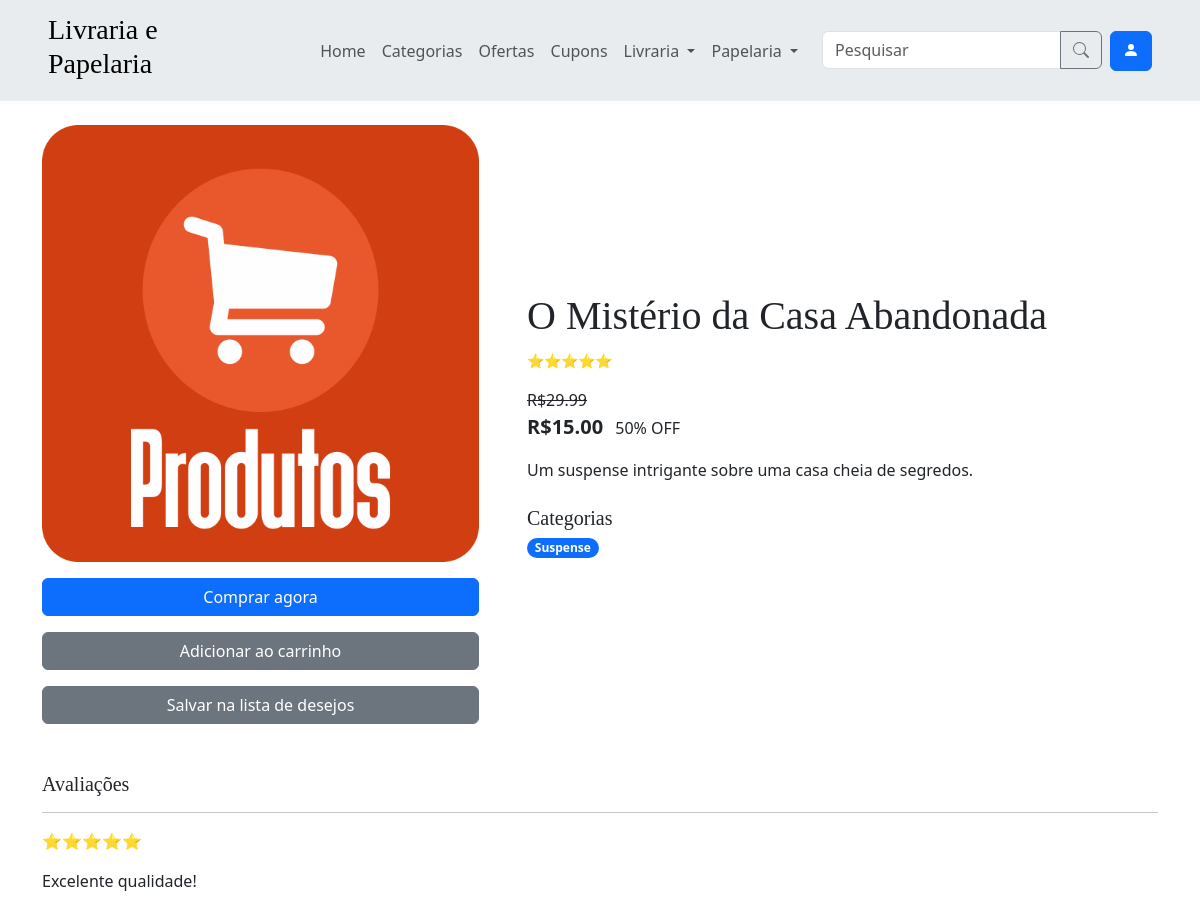
The page /produto/1 on the database as committed earlier.
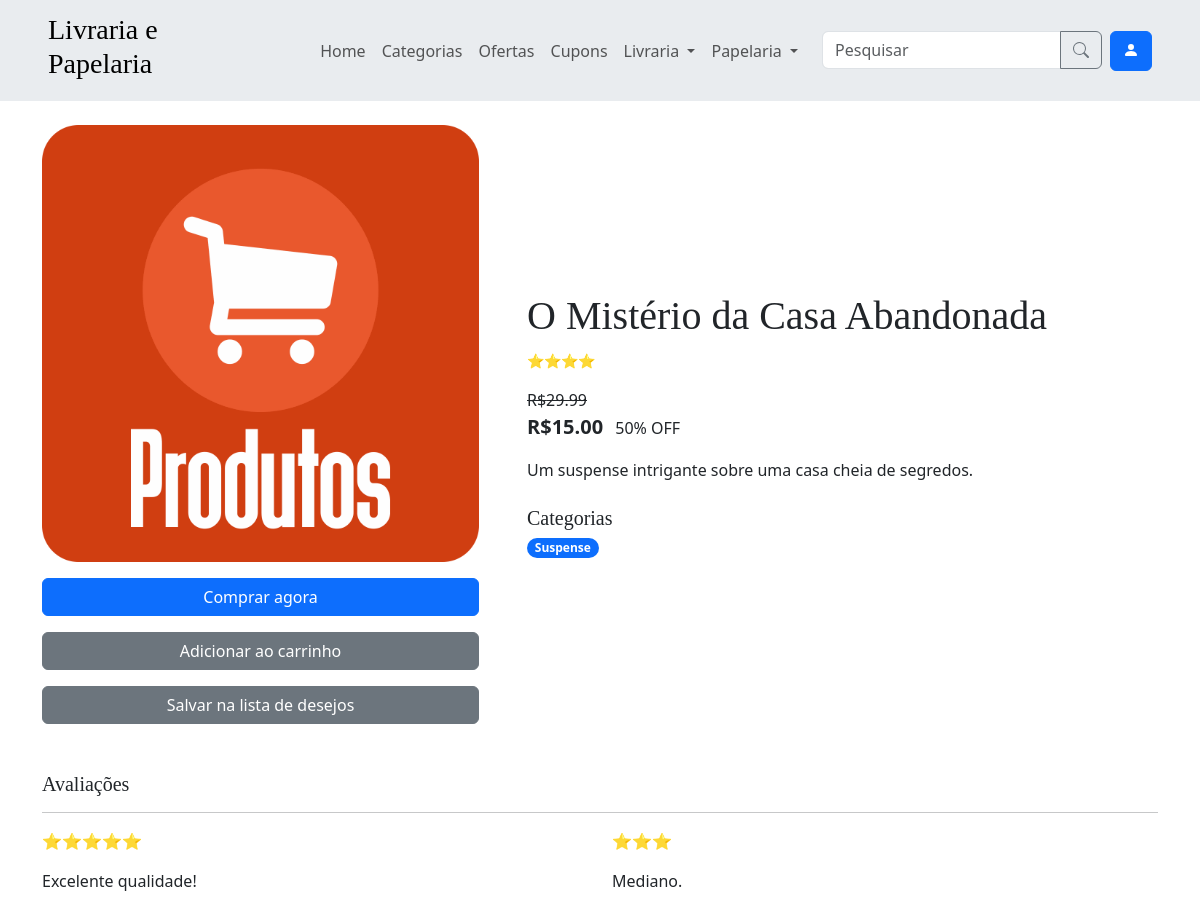
The same page on the database as committed later.
### app/models.py (models this page shows, shortened)
class Produto(models.Model):
    nome = models.CharField(max_length=50)
    preco = models.DecimalField(max_digits=10, decimal_places=2)
    descricao = models.TextField(null=True, blank=True)
    is_ativo = models.BooleanField(default=True)
    class Meta:
        verbose_name = verbose_name_plural = 'Produto'

class Categoria(models.Model):
    class TipoChoices(models.TextChoices):
        LIVRARIA = 'LIVRARIA', 'Livraria'
        PAPELARIA = 'PAPELARIA', 'Papelaria'
    nome = models.CharField(max_length=50)
    produtos = models.ManyToManyField(Produto)
    tipo = models.CharField(
        max_length=15,
        choices=TipoChoices.choices,
        null=True,
    )
    class Meta:
        verbose_name = verbose_name_plural = 'Categoria'

class Avaliacao(models.Model):
    class NotaChoices(models.TextChoices):
        UMA = '⭐', '⭐'
        DUAS = '⭐⭐', '⭐⭐'
        TRES = '⭐⭐⭐', '⭐⭐⭐'
        QUATRO = '⭐⭐⭐⭐', '⭐⭐⭐⭐'
        CINCO = '⭐⭐⭐⭐⭐', '⭐⭐⭐⭐⭐'
    compra_produto = models.OneToOneField(CompraProduto, on_delete=models.CASCADE, primary_key=True)
    nota = models.CharField(
        max_length=5,
        choices=NotaChoices.choices,
        null=True,
        blank=True
    )
    comentario = models.TextField(null=True, blank=True)
    class Meta:
        verbose_name = verbose_name_plural = 'Avaliacao'

### app/views.py (the view)
# urls.py: path('produto/<int:id_produto>', views.produto, name='produto'),
@user_passes_test(usuario_comum)
def produto(request, id_produto):
    produto = produtos_processor(request, Produto.objects.filter(id=id_produto))['produtos'][0]
    return render(request, 'produto.html', {'produto': produto})

### app/context_processors.py (called while the page is built)
def categorias_processor(request):
    categorias = Categoria.objects.all()
    categorias_livraria = categorias.filter(tipo='Livraria')
    categorias_papelaria = categorias.filter(tipo='Papelaria')
    categorias = categorias[:10]
    return {
        'categorias': categorias,
        'categorias_livraria': categorias_livraria,
        'categorias_papelaria': categorias_papelaria
    }

### app/views.py (called while the page is built)
def usuario_comum(user):
    return not user.is_staff

### app/templates/produto.html (shortened to what this page needs)
{% extends 'components/base.html' %}
{% block content %}
  <div class="row align-items-center gx-md-5 gy-5 gy-md-0">
    <div class="col-md-5 d-flex flex-column gap-3">
    {% load static %}
      <img src="{% static 'img/produto_placeholder.png' %}" class="img-fluid" alt="Imagem do produto">
      <a href="{% url 'comprar_produto' id_produto=produto.id %}" class="btn btn-primary">Comprar agora</a>
      <a href="{% url 'carrinho_adicionar' id_produto=produto.id %}" class="btn btn-secondary">Adicionar ao carrinho</a>
      <a href="{% url 'lista_de_desejos_adicionar' id_produto=produto.id %}" class="btn btn-secondary">Salvar na lista de desejos</a>
    </div>
    <div class="col-md-7">
      <h1>{{ produto.nome }}</h1>
      <p class="card-text"><small>{{ produto.nota }}</small></p>
      {% if produto.tem_promocao %}
        <p class="card-text mt-3 mb-0 text-decoration-line-through">R${{ produto.preco_sem_desconto }}</p>
        <p class="card-text">
          <span class="fw-bold lead me-2">R${{ produto.preco }}</span>
          {{ produto.desconto }}% OFF
        </p>
      {% else %}
        <p class="card-text">
          <span class="fw-bold lead me-2">R${{ produto.preco }}</span>
        </p>
      {% endif %}
      <p>{{ produto.descricao }}</p>
      <h5 class="mt-4">Categorias</h5>
      <div class="d-flex flex-wrap gap-2">
        {% for categoria in produto.categorias %}
          <a class="badge rounded-pill text-bg-primary text-decoration-none" href="{% url 'pesquisa' %}?Categoria={{categoria.id}}">{{ categoria.nome }}</a>
        {% endfor %}
      </div>
    </div>
  </div>
  <h5 class="mt-5">Avaliações</h5>
  <hr>
  <div class="row row-cols-md-2 g-md-4">
    {% for avaliacao in produto.avaliacoes %}
      <div class="col">
          <p>{{ avaliacao.nota }}</p>
          <p>{{ avaliacao.comentario|default:'-' }}</p>
      </div>
    {% empty %}
        <p>Esse produto ainda não tem avaliações.</p>
    {% endfor %}
  </div>
{% endblock %}

Rows that differ between the two databases and show on the page:
computed for Produto "O Mistério da Casa Abandonada": nota "⭐⭐⭐⭐⭐" → "⭐⭐⭐⭐"
added Avaliacao: nota "⭐⭐⭐", comentario "Mediano."
